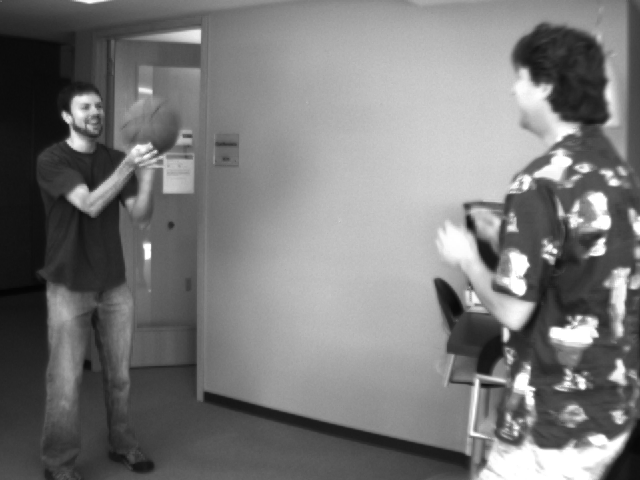
#> input picture basketball1.png, 640 x 480 px
$ python OpticalFlow.py   (Python 2 division)
#> lines starting #> are read from the running program, lines starting #| are printed output that depends on the picture
import math
from scipy import signal
from PIL import Image
import numpy
from numpy import *
from matplotlib import pyplot as plt
from pylab import *
import cv2
import random

def lkwop (inp1, # Frame 1
inp2, # Frame 1
t # Upper Threshold value for the vectors to be plotted
):
        '''
        This procedure implements the LK optical flow estimation algorithm with two frame data and without the pyramidal approach.
        '''
#> called with inp1 = 'basketball1.png', inp2 = 'basketball2.png', t = 0.3

	H = array(Image.open(inp1).convert('L')) # read the first input frame
#> H is the input picture: shape (480, 640); min 4, max 255, mean 120.3
	I = array(Image.open(inp2).convert('L')) # read the second input frame
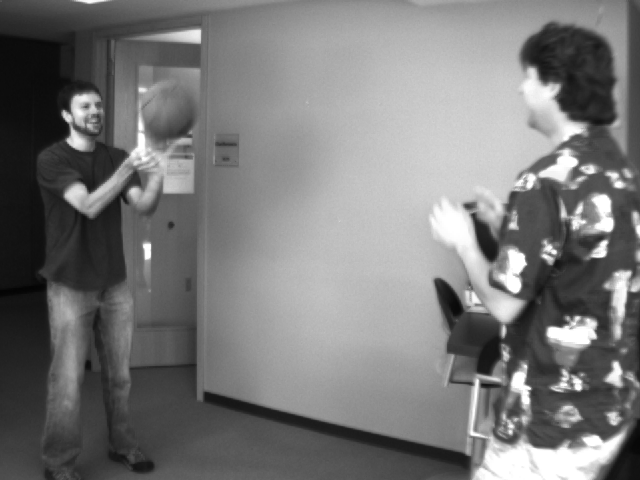
#> input picture basketball2.png, 640 x 480 px
#> I is the input picture: shape (480, 640); min 4, max 255, mean 119.9

	# First Derivative in X direction
	fx = signal.convolve2d(H,[[-0.25,0.25],[-0.25,0.25]],'same') + signal.convolve2d(I,[[-0.25,0.25],[-0.25,0.25]],'same')
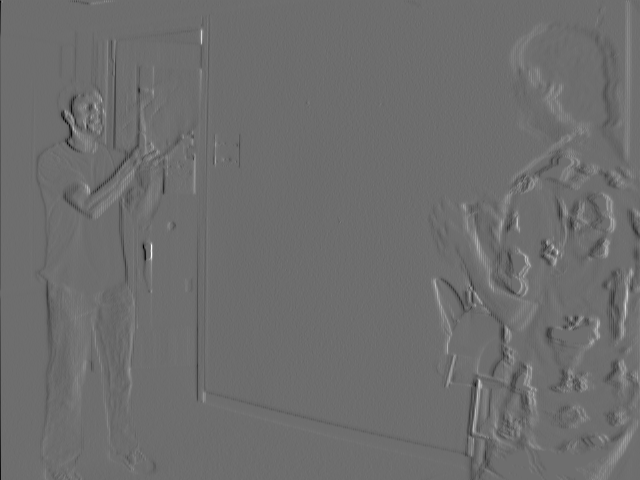
#> fx: shape (480, 640) float64; min -86.5, max 114, mean -0.1; drawn with min black and max white
	# First Derivative in Y direction
	fy = signal.convolve2d(H,[[-0.25,-0.25],[0.25,0.25]],'same') + signal.convolve2d(I,[[-0.25,-0.25],[0.25,0.25]],'same')
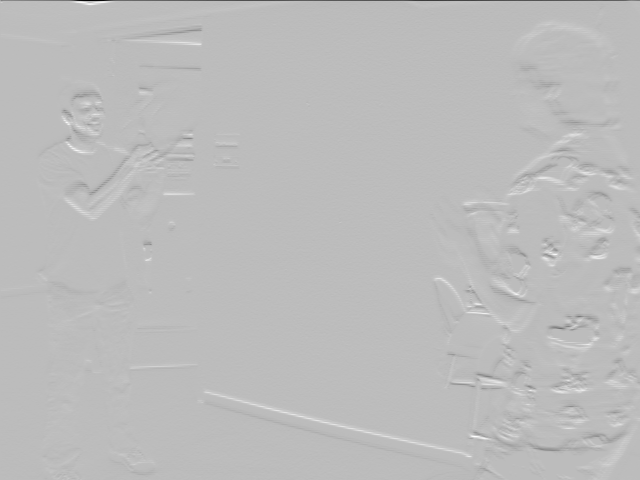
#> fy: shape (480, 640) float64; min -251.5, max 88.75, mean -0.2; drawn with min black and max white
	# First Derivative in XY direction
	ft = signal.convolve2d(H,[[0.25,0.25],[0.25,0.25]],'same') + signal.convolve2d(I,[[-0.25,-0.25],[-0.25,-0.25]],'same')
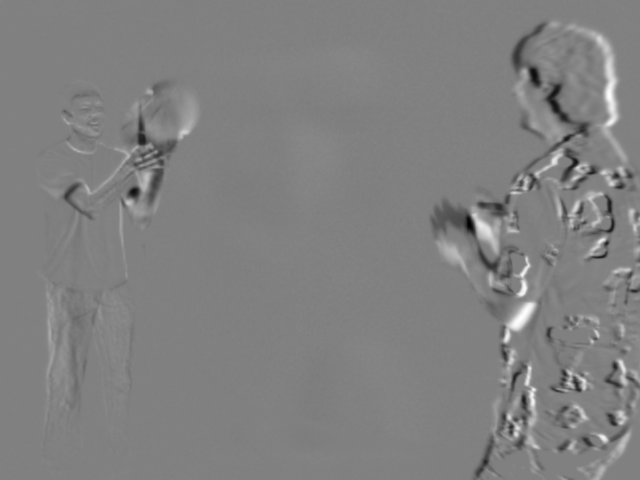
#> ft: shape (480, 640) float64; min -204, max 200.2, mean 0.4; drawn with min black and max white

	# Determining the good features
	gf = cv2.goodFeaturesToTrack(H # Input image
	,10000 # max corners
	,0.01 # lambda 1 (quality)
	,10 # lambda 2 (quality)
	)
#> gf = 278 rows, first 8: [534, 389], [156, 151], [555, 252], [544, 255], [597, 336], [63, 112], [582, 220], [604, 239]

	# Initializing the u and v arrays with non numbers so that we don't have to plot the irrelevant vectors later
	u = numpy.nan * numpy.ones(shape=(len(fx[:,0]),len(fx[0,:])))
#> u: shape (480, 640) float64; every value is NaN or infinite
	v = numpy.nan * numpy.ones(shape=(len(fx[:,0]),len(fx[0,:])))

	# Calculating the u and v arrays for the good features obtained n the previous step.
	for a in gf:
			j,i = a.ravel()
			# calculating the derivatives for the neighbouring pixels
			# since we are using  a 3*3 window, we have 9 elements for each derivative.

			FX = ([fx[i-1,j-1],fx[i,j-1],fx[i-1,j-1],fx[i-1,j],fx[i,j],fx[i+1,j],fx[i-1,j+1],fx[i,j+1],fx[i+1,j-1]]) #The x-component of the gradient vector
			FY = ([fy[i-1,j-1],fy[i,j-1],fy[i-1,j-1],fy[i-1,j],fy[i,j],fy[i+1,j],fy[i-1,j+1],fy[i,j+1],fy[i+1,j-1]]) #The Y-component of the gradient vector
			FT = ([ft[i-1,j-1],ft[i,j-1],ft[i-1,j-1],ft[i-1,j],ft[i,j],ft[i+1,j],ft[i-1,j+1],ft[i,j+1],ft[i+1,j-1]]) #The XY-component of the gradient vector

			# Using the minimum least squares solution approach
			A = (FX,FY)
			A = matrix(A)
			AT = array(matrix(A)) # transpose of A
			A = array(numpy.matrix.transpose(A))

			U1 = numpy.dot(AT,A) #Psedudo Inverse
			U2 = numpy.linalg.pinv(U1)
			U3 = numpy.dot(U2,AT)
			(u[i,j],v[i,j]) = numpy.dot(U3,FT) # we have the vectors with minimized square error
#> this loop made 1 pass

	#======= Pick Random color for vector plot========
	colors = "bgrcmykw"
	color_index = random.randrange(0,8)
	c=colors[color_index]
	#======= Plotting the vectors on the image========
	plt.figure()
	plt.imshow(H,cmap = cm.gray)
	plt.title('Vector Plot of Good features on top of the Image')
	for m in range(1,len(fx[:-1,0])):
		for n in range(1,len(fx[0,:-1])):
			if abs(u[m,n])>t or abs(v[m,n])>t: # setting the threshold to plot the vectors
				plt.arrow(n,m,v[m,n],u[m,n],head_width = 5, head_length = 5, color = c)

	show()

t = 0.3 # choose threshold value
#> (the run stopped early here; a loop or call above may not have finished)
